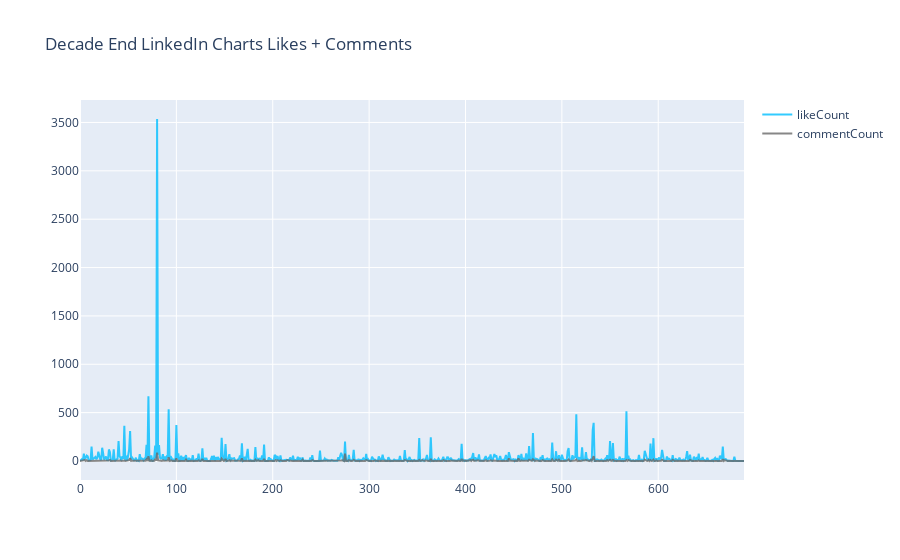

The code cell stored with this chart in its notebook:
### Code cell
fig = go.Figure()
fig.add_trace(go.Scatter(
                x=df.index,
                y=df['likeCount'],
                name="likeCount",
                line_color='deepskyblue',
                opacity=0.8))

fig.add_trace(go.Scatter(
                x=df.index,
                y=df['commentCount'],
                name="commentCount",
                line_color='dimgray',
                opacity=0.8))

fig.update_layout(title_text="Decade End LinkedIn Charts Likes + Comments")
fig.show()

### Figure 1 — Plotly figure (JSON) as saved in the notebook; plotly's stock layout.template omitted (floating-point values rounded to 4 significant figures; data arrays with more than 128 entries replaced by an {"elided": "..."} marker saying what was removed)
{"data": [{"line": {"color": "deepskyblue"}, "name": "likeCount", "opacity": 0.8, "type": "scatter", "x": {"elided": "690 int values"}, "y": {"elided": "690 int values"}}, {"line": {"color": "dimgray"}, "name": "commentCount", "opacity": 0.8, "type": "scatter", "x": {"elided": "690 int values"}, "y": {"elided": "690 int values"}}], "layout": {"title": {"text": "Decade End LinkedIn Charts Likes + Comments"}}}
